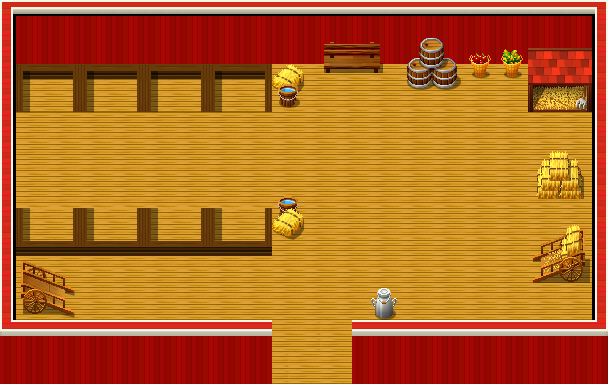

Rendered tile map (Tiled .tmx) drawn with the repository's tilesets; below, a short description and the map source with its tile grids summarised:
An orthogonal 38x24 tile map with 16x16 px tiles, 8 tile layers (BackGroundA, BackgroundB, FloorInside, Decorations1, ...), 6 tilesets and 39 objects (barn, ranch, cow-placement-7, cow-placement-6, cow-placement-5, ...).

<map version="1.2" tiledversion="1.3.0" orientation="orthogonal" renderorder="right-down" compressionlevel="0" width="38" height="24" tilewidth="16" tileheight="16" infinite="0" nextlayerid="20" nextobjectid="44">
 <tileset firstgid="1" name="TileA4" tilewidth="16" tileheight="16" tilecount="960" columns="32">
  <image source="Tileset/TileA4.png" width="512" height="480" />
  <terraintypes>
   <terrain name="idk" tile="0" />
  </terraintypes>
  <tile id="670" terrain="0,,," />
  <tile id="671" terrain=",0,," />
  <tile id="702" terrain=",,0," />
  <tile id="703" terrain=",,,0" />
  <tile id="732" terrain="0,0,0," />
  <tile id="733" terrain="0,0,," />
  <tile id="734" terrain="0,0,," />
  <tile id="735" terrain="0,0,,0" />
  <tile id="764" terrain="0,,0," />
  <tile id="767" terrain=",0,,0" />
  <tile id="796" terrain="0,,0," />
  <tile id="799" terrain=",0,,0" />
  <tile id="828" terrain="0,,0,0" />
  <tile id="829" terrain=",,0,0" />
  <tile id="830" terrain=",,0,0" />
  <tile id="831" terrain=",0,0,0" />
 </tileset>
 <tileset firstgid="961" name="TileA3" tilewidth="16" tileheight="16" tilecount="512" columns="32">
  <image source="Tileset/TileA3.png" width="512" height="256" />
 </tileset>
 <tileset firstgid="1473" name="TileC_exterior_1" tilewidth="16" tileheight="16" tilecount="1024" columns="32">
  <image source="Tileset/TileC_exterior_1.png" width="512" height="512" />
 </tileset>
 <tileset firstgid="2497" name="TileA5" tilewidth="16" tileheight="16" tilecount="512" columns="16">
  <image source="Tileset/TileA5.png" width="256" height="512" />
  <terraintypes>
   <terrain name="Interior Establo" tile="0" />
  </terraintypes>
  <tile id="64" terrain="0,0,0,0" />
  <tile id="65" terrain="0,0,0,0" />
  <tile id="66" terrain="0,0,0,0" />
  <tile id="67" terrain="0,0,0,0" />
  <tile id="68" terrain="0,0,0,0" />
  <tile id="69" terrain="0,0,0,0" />
  <tile id="80" terrain="0,0,0,0" />
  <tile id="81" terrain="0,0,0,0" />
  <tile id="82" terrain="0,0,0,0" />
  <tile id="83" terrain="0,0,0,0" />
  <tile id="84" terrain="0,0,0,0" />
  <tile id="85" terrain="0,0,0,0" />
 </tileset>
 <tileset firstgid="3009" name="TileA2" tilewidth="16" tileheight="16" tilecount="768" columns="32">
  <image source="Tileset/TileA2.png" width="512" height="384" />
  <terraintypes>
   <terrain name="Interior Granja2" tile="0" />
  </terraintypes>
  <tile id="6" terrain=",0,0,0" />
  <tile id="7" terrain="0,,0,0" />
  <tile id="38" terrain="0,0,,0" />
  <tile id="39" terrain="0,0,0," />
  <tile id="68" terrain=",,,0" />
  <tile id="69" terrain=",,0,0" />
  <tile id="70" terrain=",,0,0" />
  <tile id="71" terrain=",,0," />
  <tile id="100" terrain=",0,,0" />
  <tile id="101" terrain="0,0,0,0" />
  <tile id="102" terrain="0,0,0,0" />
  <tile id="103" terrain="0,,0," />
  <tile id="132" terrain=",0,,0" />
  <tile id="133" terrain="0,0,0,0" />
  <tile id="134" terrain="0,0,0,0" />
  <tile id="135" terrain="0,,0," />
  <tile id="164" terrain=",0,," />
  <tile id="165" terrain="0,0,," />
  <tile id="166" terrain="0,0,," />
  <tile id="167" terrain="0,,," />
 </tileset>
 <tileset firstgid="3777" name="TileD_exterior_1" tilewidth="16" tileheight="16" tilecount="1024" columns="32">
  <image source="Tileset/TileD_exterior_1.png" width="512" height="512" />
 </tileset>
 <group id="2" name="Floor">
  <layer id="1" name="BackGroundA" width="38" height="24">
   <data>[912 cells, 912 non-empty, 1 distinct tile ids]</data>
  </layer>
  <layer id="4" name="BackgroundB" width="38" height="24">
   <data>[912 cells, 220 non-empty, 32 distinct tile ids]</data>
  </layer>
 </group>
 <group id="6" name="Inside">
  <layer id="7" name="FloorInside" width="38" height="24">
   <data>[912 cells, 700 non-empty, 24 distinct tile ids]</data>
  </layer>
  <layer id="10" name="Decorations1" width="38" height="24">
   <data>[912 cells, 4 non-empty, 4 distinct tile ids]</data>
  </layer>
  <layer id="17" name="Decorations1-Foreground" width="38" height="24">
   <data>[912 cells, 4 non-empty, 4 distinct tile ids]</data>
  </layer>
  <layer id="8" name="Rooms" width="38" height="24">
   <data>[912 cells, 112 non-empty, 32 distinct tile ids]</data>
  </layer>
  <layer id="9" name="Decorations2" width="38" height="24">
   <data>[912 cells, 78 non-empty, 78 distinct tile ids]</data>
  </layer>
  <layer id="16" name="Decorations2-Foreground" width="38" height="24">
   <data>[912 cells, 18 non-empty, 18 distinct tile ids]</data>
  </layer>
 </group>
 <group id="12" name="Objects">
  <objectgroup id="13" name="Arrivals">
   <object id="33" name="barn" x="304" y="308" width="16" height="24" />
  </objectgroup>
  <objectgroup id="14" name="Doors">
   <object id="32" name="ranch" x="272" y="352" width="80" height="32" />
  </objectgroup>
  <objectgroup id="15" name="Walls">
   <object id="1" x="0" y="320" width="272" height="64" />
   <object id="2" x="352" y="320" width="256" height="64" />
   <object id="3" x="532" y="224" width="52" height="60" />
   <object id="4" x="592" y="64" width="16" height="256" />
   <object id="5" x="536" y="152" width="44" height="48" />
   <object id="6" x="528" y="64" width="64" height="48" />
   <object id="7" x="504" y="64" width="16" height="12" />
   <object id="8" x="468" y="64" width="24" height="16" />
   <object id="9" x="404" y="64" width="56" height="24" />
   <object id="10" x="272" y="64" width="32" height="48" />
   <object id="11" x="272" y="196" width="32" height="44" />
   <object id="12" x="372" y="288" width="24" height="32" />
   <object id="13" x="0" y="16" width="16" height="304" />
   <object id="15" x="72" y="72" width="16" height="40" />
   <object id="16" x="136" y="72" width="16" height="40" />
   <object id="17" x="200" y="72" width="16" height="40" />
   <object id="19" x="16" y="208" width="8" height="32" />
   <object id="22" x="72" y="208" width="16" height="32" />
   <object id="23" x="136" y="208" width="16" height="32" />
   <object id="24" x="200" y="208" width="16" height="32" />
   <object id="25" x="16" y="240" width="256" height="16" />
   <object id="26" x="264" y="208" width="8" height="32" />
   <object id="27" x="264" y="72" width="8" height="40" />
   <object id="28" x="16" y="64" width="256" height="8" />
   <object id="29" x="0" y="0" width="608" height="64" />
   <object id="30" x="20" y="264" width="56" height="52" />
   <object id="31" x="16" y="72" width="8" height="40" />
   <object id="42" x="272" y="384" width="80" height="40" />
  </objectgroup>
  <objectgroup id="18" name="Special">
   <object id="41" name="cow-placement-7" x="216" y="192" width="47" height="46" />
   <object id="40" name="cow-placement-6" x="152" y="192" width="47" height="46" />
   <object id="39" name="cow-placement-5" x="88" y="192" width="47" height="46" />
   <object id="38" name="cow-placement-4" x="24" y="192" width="47" height="46" />
   <object id="37" name="cow-placement-3" x="216" y="72" width="47" height="46" />
   <object id="36" name="cow-placement-2" x="152" y="72" width="47" height="46" />
   <object id="35" name="cow-placement-1" x="88" y="72" width="47" height="46" />
   <object id="34" name="cow-placement-0" x="24" y="72" width="47" height="46" />
  </objectgroup>
  <objectgroup id="19" name="Interactables">
   <object id="43" name="fooder" type="npc" x="528" y="76" width="60" height="36" />
  </objectgroup>
 </group>
</map>
